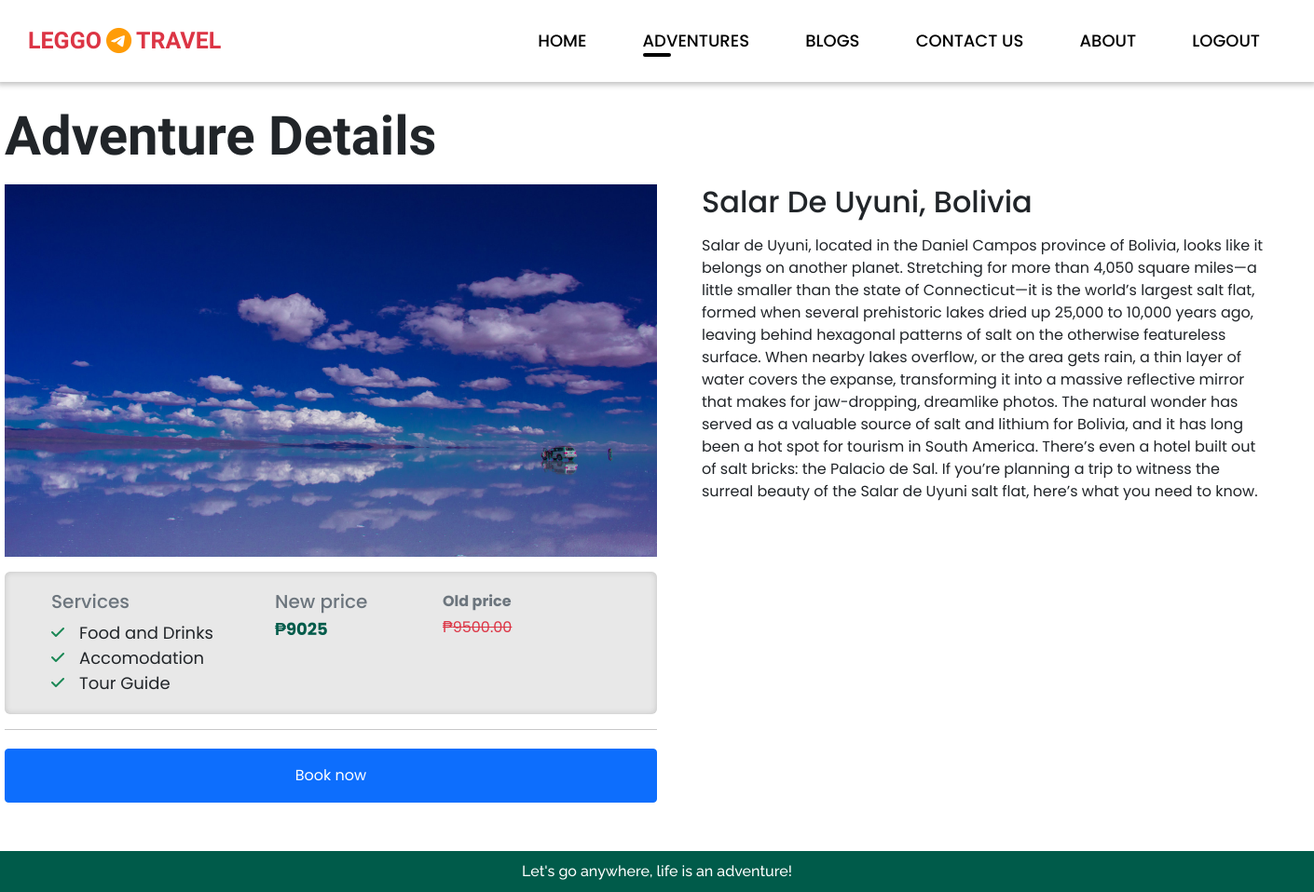
/booking.php?id=1 (signed in), run on the app's committed database.
### tables this page shows
CREATE TABLE `tbl_adventures` (
  `adventure_id` int(11) NOT NULL,
  `adventure_img` varchar(255) NOT NULL,
  `location_name` varchar(100) NOT NULL,
  `country` varchar(100) NOT NULL,
  `travel_option` varchar(100) NOT NULL,
  `accomodation` varchar(4) NOT NULL,
  `food_drinks` varchar(4) NOT NULL,
  `tour_guide` varchar(4) NOT NULL,
  `description` text NOT NULL,
  `price` float(11,2) NOT NULL,
  `promo` int(11) DEFAULT NULL
);

### booking.php (the view, shortened to what this page needs)
<!DOCTYPE html>
<html lang="en">
<head>
    <link rel="stylesheet" href="style/bootstrap-5.0.2-dist/css/bootstrap.min.css">
    <link rel="stylesheet" href="style/index.css">
</head>
<body>
    <nav class="navagation-other">
        <a href="index.php" class="banner-wrapper">
            <div class="banner-flex-logo">
                <p class="text-danger">Leggo</p><i class="fab fa-telegram orange"></i><p class="text-danger">travel</p>
            </div>
        </a>
        <ul class="">
            <li>
                <a href="index.php">home</a>
            </li>
            <li>
                <a class="active" href="adventures.php">adventures</a>
            </li>
            <li>
                <a href="blogs.php">blogs</a>
            </li>
            <li>
                <a href="contact.php">contact us</a>
            </li>
            <li>
                <a href="about.php">about</a>
            </li>
            <li>
                <a href="db/db_logout_user.php">Logout</a>
            </li>
        </ul>
    </nav>
    <br><br><br><br>
    <div class="custom-container mt-3">
        <div class="title-packages-promo d-flex justify-content-between align-items-center">
            <h1>Adventure Details</h1>
        </div>
        <div class="book-wrapper mt-3">
            <?php
                include_once 'db/db_connect.php';
                $id = $_GET['id'];
                $sql = "SELECT * FROM tbl_adventures WHERE adventure_id = $id";
                $result = mysqli_query($connect, $sql);
                if(mysqli_num_rows($result) > 0) {
                    while($row = mysqli_fetch_assoc($result)) {
                        $image = $row["adventure_img"];
                        $location = $row["location_name"];
                        $country = $row["country"];
                        $accomodation = $row["accomodation"];
                        $meal = $row["food_drinks"];
                        $guide = $row["tour_guide"];
                        $description = $row["description"];
                        $price = $row["price"];
                        $promo = $row["promo"];
                    }
                }
            ?>
            <div class="img-wrapper-reviews">
                <img src="db/uploads/<?php echo $image ?>" alt="" width="700px" height="400px">
                <div class="reviews-adventures d-flex mt-3">
                    <div class="included-promo w-50">
                        <h5 class="poppins text-muted mb-2">Services</h5>
                        <div class="d-flex align-items-center">
                            <?php
                                if($meal == "yes") {
                                    echo "<i class='fas fa-check text-success'></i>";
                                } else {
                                    echo "<i class='fas fa-times fs-lg text-danger'></i>";
                                }
                            ?>
                            <p class="poppins fs-m mx-3">Food and Drinks</p>
                        </div>
                        <div class="d-flex align-items-center">
                            <?php
                                if($accomodation == "yes") {
                                    echo "<i class='fas fa-check text-success'></i>";
                                } else {
                                    echo "<i class='fas fa-times fs-lg text-danger'></i>";
                                }
                            ?>
                            <p class="poppins fs-m mx-3">Accomodation</p>
                        </div>
                        <div class="d-flex align-items-center">
                            <?php
                                if($guide == "yes") {
                                    echo "<i class='fas fa-check text-success'></i>";
                                } else {
                                    echo "<i class='fas fa-times fs-lg text-danger'></i>";
                                }
                            ?>
                            <p class="poppins fs-m mx-3">Tour Guide</p>
                        </div>
                    </div>
                    <div class="price-wrapper-details">
                        <?php
                            if($promo > 0) {
                                echo "<div class='d-flex'>".
                                        "<div class='d-flex flex-column w-50'>".
                                            "<h5 class='poppins text-muted'>New price</h5>".
                                            "<p class='poppins mt-1 fs-m dark-blue fw-bold'>₱".$price - ($price * ($promo/100))."</p>".
                                        "</div>".
                                        "<div class='d-flex flex-column mx-2 w-50'>".
                                            "<b class='poppins text-muted'>Old price</b>".
                                            "<del class='poppins mt-1 text-danger'>₱".$price."</del>".
                                        "</div>".
                                    "</div>";
                            }
                        ?>
                    </div>
                </div>
                <hr>
                <button class="btn btn-primary w-100 p-3 mt-1" id="bookNowModal">Book now</button>
            </div>
            <div class="booking-adventure-details mx-5">
                <h2 class="poppins text-capitalize"><?php echo $location.", ".$country; ?></h2>
                <p class="desciption-adventure poppins mt-3"><?php echo $description; ?></p>
            </div>
        </div>
    </div>
    <br><br><br><br>
    <footer>
        <p>Let's go anywhere, life is an adventure!</p>
    </footer>
</body>
</html>

### style/index.css (style rules this page uses)
.navagation ul li:hover::after, .active::after { display: block; position: absolute; content: ''; width: 30px; height: 4px; border-radius: 50px; margin: auto; background-color: #fff; animation-name: navigationHover; animation-duration: .5s; }
.navagation-scrolled ul li:hover::after, .active::after { display: block; position: absolute; content: ''; width: 30px; height: 4px; border-radius: 50px; margin: auto; background-color: #000; animation-name: navigationHover; animation-duration: .5s; }
.navagation-other { display: flex; position: fixed; width: 100%; flex-direction: row; align-items: center; justify-content: space-between; padding: 25px 30px; background-color: #fff; box-shadow: 0 0 6px 3px rgba(0, 0, 0, 0.246); top: 0; animation-name: animateNavigationTopToBottom; animation-duration: 1s; z-index: 99; }
.navagation-other .banner-wrapper { display: block; position: relative; }
.navagation-other .banner-wrapper .banner-flex-logo { display: flex; flex-direction: row; align-items: center; text-transform: uppercase; font-family: var(--scheherazade); font-weight: 600; }
.navagation-other .banner-wrapper .banner-flex-logo p { font-size: 25px; font-weight: 600; }
.navagation-other .banner-wrapper .banner-flex-logo i { font-size: 28px; margin: 0 5px; }
.navagation-other ul li { display: inline-block; margin: 0 28px; font-size: 18px; text-transform: uppercase; width: fit-content; font-family: var(--poppins); font-weight: 500; }
.navagation-other ul li:hover::after, .active::after { display: block; position: absolute; content: ''; width: 30px; height: 4px; border-radius: 50px; margin: auto; background-color: #000; animation-name: navigationHover; animation-duration: .5s; }
.navagation-other ul li a { color: #000; }
.custom-container { display: block; position: relative; width: 1400px; margin: auto; }
.title-packages-promo h1 { font-family: var(--scheherazade); font-size: 58px; font-weight: 600; }
footer { display: block; position: fixed; bottom: 0; width: 100%; background-color: var(--dark-blue); }
footer p { text-align: center; padding: 10px; font-family: var(--raleway); color: #fff; font-weight: 500; font-size: 16px; }
.book-wrapper { display: flex; flex-direction: row; }
.img-wrapper-reviews { width: 50%; }
.reviews-adventures { display: flex; position: relative; background-color: #e8e8e8; padding: 20px 50px; box-shadow: inset 0 0 6px rgba(107, 107, 107, 0.3); border-radius: 6px; width: 100%; }
.price-wrapper-details { width: 75%; }
.included-promo { width: 25%; }
.booking-adventure-details { width: 50%; }

### style/global.css (style rules this page uses)
body { margin: 0; padding: 0; top: 0; bottom: 0; left: 0; right: 0; }
*, *::after, *::before { box-sizing: border-box; }
:root { --poppins: 'Poppins', sans-serif; --raleway: 'Raleway', sans-serif; --scheherazade: 'Scheherazade New', serif; --orange: #ff9c07; --dark-orange: #c38220; --brown: #7F5F35; --semi-white: #FFECCC; --dark-blue: #005B4A; --dark-blue2: #0b4238; }
a { text-decoration: none; cursor: pointer; color: #000; }
ul { margin: 0; padding: 0; }
li { list-style: none; margin: 0; padding: 0; }
p, h1, h2, h3, h4, h5 { margin: 0; padding: 0; }
.fs-m { font-size: 18px !important; }
.orange { color: var(--orange) !important; }
.dark-blue { color: var(--dark-blue) !important; }
.poppins { font-family: 'Poppins', sans-serif !important; }
.btn { font-family: var(--poppins); }

### data on the page
tbl_adventures: adventure_img (picture), $price - ($price * ($promo/100)) "9025", price "9500.00", location_name "Salar De Uyuni", country "Bolivia", description "Salar de Uyuni, located in the Daniel Campos province of Bolivia, looks like it belongs on another planet. Stretching for more than 4,050 square miles—a little smaller than the state of Connecticut—it is the world’s largest salt flat, formed when several prehistoric lakes dried up 25,000 to 10,000 years ago, leaving behind hexagonal patterns of salt on the otherwise featureless surface. When nearby lakes overflow, or the area gets rain, a thin layer of water covers the expanse, transforming it into a massive reflective mirror that makes for jaw-dropping, dreamlike photos. The natural wonder has served as a valuable source of salt and lithium for Bolivia, and it has long been a hot spot for…"
